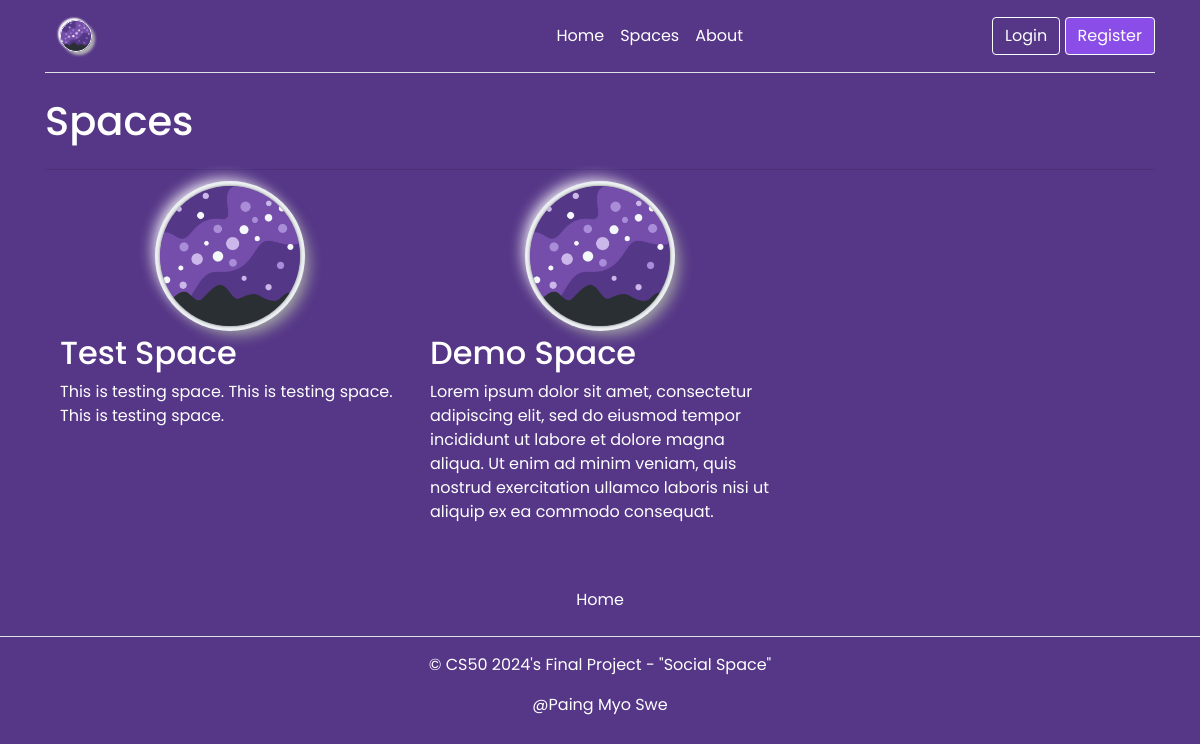
/spaces/, run on the app's committed database.
### tables this page shows
CREATE TABLE spaces (
  id INTEGER PRIMARY KEY AUTOINCREMENT,
  admin_id INTEGER NOT NULL,
  code VARCHAR NOT NULL,
  name TEXT NOT NULL,
  description TEXT NOT NULL,
  created TIMESTAMP NOT NULL DEFAULT CURRENT_TIMESTAMP,
  FOREIGN KEY (admin_id) REFERENCES users (id)
);

### app/space.py (the view)
@bp.route("/")
def index():
    db = get_db()
    spaces = db.execute(
        "SELECT s.id, name, description, created, admin_id"
        " FROM spaces s JOIN users u ON s.admin_id = u.id"
        " ORDER BY created DESC"
    ).fetchall()
    spaces = [
        {
            "id": space["id"],
            "name": space["name"],
            "description": space["description"],
            "created": space["created"],
            "admin_id": space["admin_id"],
            "admin_name": db.execute(
                "SELECT username FROM users WHERE id = ?", (space["admin_id"],)
            ).fetchone()["username"],
            "members": get_space_member_ids(space["id"]),
        }
        for space in spaces
    ]
    return render_template("space/index.html", spaces=spaces)

### app/auth.py (called while the page is built)
@bp.before_app_request
def load_logged_in_user():
    user_id = session.get("user_id")
    if user_id is None:
        g.user = None
    else:
        g.user = (
            get_db().execute("SELECT * FROM users WHERE id = ?", (user_id,)).fetchone()
        )

### app/db.py (called while the page is built)
def get_db():
    if "db" not in g:
        g.db = sqlite3.connect(
            current_app.config["DATABASE"], detect_types=sqlite3.PARSE_DECLTYPES
        )
        g.db.row_factory = sqlite3.Row
    return g.db

### app/space.py (called while the page is built)
def get_space_member_ids(space_id):
    db = get_db()
    members_cur = db.execute(
        "SELECT user_id FROM space_members WHERE space_id = ?", (space_id,)
    ).fetchall()
    member_ids = [member["user_id"] for member in members_cur]
    return member_ids

### app/templates/space/index.html (shortened to what this page needs)
{% extends 'base.html' %} {% block header %}
<h1 class="mb-4">
  {% block title %} Spaces {% endblock %}
</h1>
<hr />
{% endblock %} {% block content %}
<section id="gallery">
  <div class="container spaces">
    <div class="row">
      {% for space in spaces %}
      <div class="col-lg-4">
        <div class="space-logo rounded-circle mb-2" width="140" height="140">
          <img src="{{ url_for('static', filename='logo.png') }}" alt="logo" />
        </div>
        <h2 class="fw-normal">{{ space['name'] }}</h2>
        <p>{{ space['description'] }}</p>
      </div>
      {% endfor %}
    </div>
  </div>
</section>
{% endblock %}

### app/static/style.css (style rules this page uses)
* { margin: 0; padding: 0; box-sizing: border-box; font-family: "Poppins", sans-serif; }
body { background: #553687; }
body, h1, h2, h3, h4, h5, h6, p, a, span, div { color: white; }
.space-logo { width: 140px; margin: auto; }
.space-logo img { width: 100%; height: 140px; object-fit: cover; border-radius: 50%; box-shadow: 0px 0px 3px #5f5f5f, 0px 0px 0px 5px #ecf0f3, 8px 8px 15px #a7aaa7, -6px -6px 15px #fff; }

### data on the page
spaces: name "Test Space", description "This is testing space. This is testing space. This is testing space."
spaces: name "Demo Space", description "Lorem ipsum dolor sit amet, consectetur adipiscing elit, sed do eiusmod tempor incididunt ut labore et dolore magna aliqua. Ut enim ad minim veniam, quis nostrud exercitation ullamco laboris nisi ut aliquip ex ea commodo consequat."
